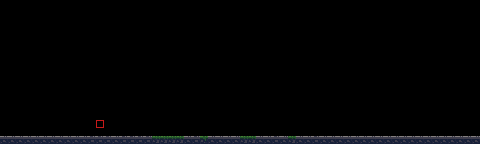

This game map was drawn from its Tiled (.tmx) file and the tilesets committed beside it. A one-line description and the trimmed map source follow:
An orthogonal 60x18 tile map with 8x8 px tiles, 4 tile layers (Rear, Base, Front, Positioning).

<map version="1.4" tiledversion="1.4.2" orientation="orthogonal" renderorder="right-down" width="60" height="18" tilewidth="8" tileheight="8" infinite="0" nextlayerid="6" nextobjectid="1">
 <editorsettings>
  <export target="../src/assets/map-contact.json" format="json" />
 </editorsettings>
 <tileset firstgid="1" name="base_tiles" tilewidth="8" tileheight="8" tilecount="96" columns="8" objectalignment="topleft">
  <image source="../src/assets/environment_tiles.png" width="64" height="96" />
  <tile id="68">
   <properties>
    <property name="leftStart" type="int" value="0" />
   </properties>
  </tile>
  <tile id="90">
   <properties>
    <property name="rightStart" type="int" value="1" />
   </properties>
  </tile>
 </tileset>
 <layer id="3" name="Rear" width="60" height="18">
  <data>[1080 cells, 1079 non-empty, 1 distinct tile ids]</data>
 </layer>
 <layer id="1" name="Base" width="60" height="18">
  <data>[1080 cells, 60 non-empty, 4 distinct tile ids]</data>
 </layer>
 <layer id="2" name="Front" width="60" height="18">
  <data>[1080 cells, 15 non-empty, 6 distinct tile ids]</data>
 </layer>
 <layer id="5" name="Positioning" width="60" height="18">
  <data>[1080 cells, 1 non-empty, 1 distinct tile ids]</data>
 </layer>
</map>
